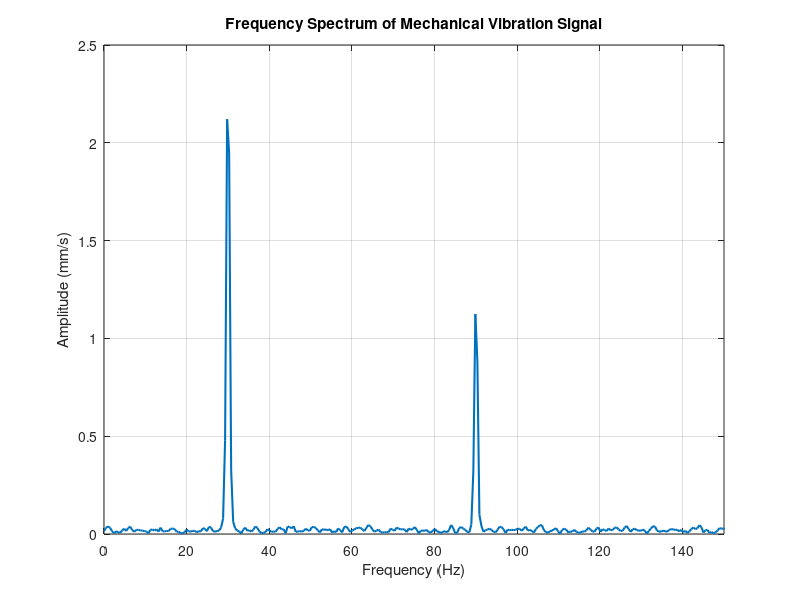

Here is the MATLAB script that generated this plot: (Note: this script raises an error after producing the figure.)
clc; clear; close all;

%% Time series characterisation

Fs = 1000;              % Sampling frequency (Hz)
Ts = 1/Fs;              % Sampling interval (s)
N = 2048;               % Number of samples
T_total = N * Ts;       % Total time (s)

t = (0:N-1) * Ts;

%% Simulated vibration signal (mechanical system)

f_rot = 30;             % Shaft rotation frequency (Hz)
f_fault = 90;           % Fault harmonic (Hz)

A_rot = 1.2;            % Amplitude of rotation
A_fault = 0.6;          % Amplitude of fault

% Set random seed for reproducibility
rng(1);

signal = A_rot*sin(2*pi*f_rot*t) + ...
         A_fault*sin(2*pi*f_fault*t) + ...
         0.2*randn(size(t));     % Noise

signal = signal - mean(signal);  % Remove DC offset

%% Apply window to reduce spectral leakage
window = hann(N)';
signal_windowed = signal .* window;

%% FFT analysis

Y = fft(signal_windowed);

% Correct amplitude scaling for window
P2 = abs(Y / (sum(window)/2));
P1 = P2(1:N/2+1);
P1(2:end-1) = 2*P1(2:end-1);

f = Fs*(0:(N/2))/N;

%% Plot spectrum

figure;
plot(f, P1, 'LineWidth', 1.5);
grid on;

xlabel('Frequency (Hz)');
ylabel('Amplitude (mm/s)');
title('Frequency Spectrum of Mechanical Vibration Signal');

xlim([0 150]);

%% Find dominant frequencies (top 3 peaks)

[peaks, locs] = findpeaks(P1, f, 'SortStr', 'descend');
num_peaks = min(3, length(peaks));

dominant_freqs = locs(1:num_peaks);
dominant_amps = peaks(1:num_peaks);

%% Display required values

fprintf('Sampling interval Ts = %.5f s\n', Ts);
fprintf('Number of samples N = %d\n', N);
fprintf('Total time = %.3f s\n', T_total);
fprintf('Fundamental frequency = %.1f Hz\n', f_rot);

fprintf('\nTop %d dominant frequencies:\n', num_peaks);
for i = 1:num_peaks
    fprintf('  %.2f Hz (Amplitude = %.2f mm/s)\n', ...
        dominant_freqs(i), dominant_amps(i));
end
